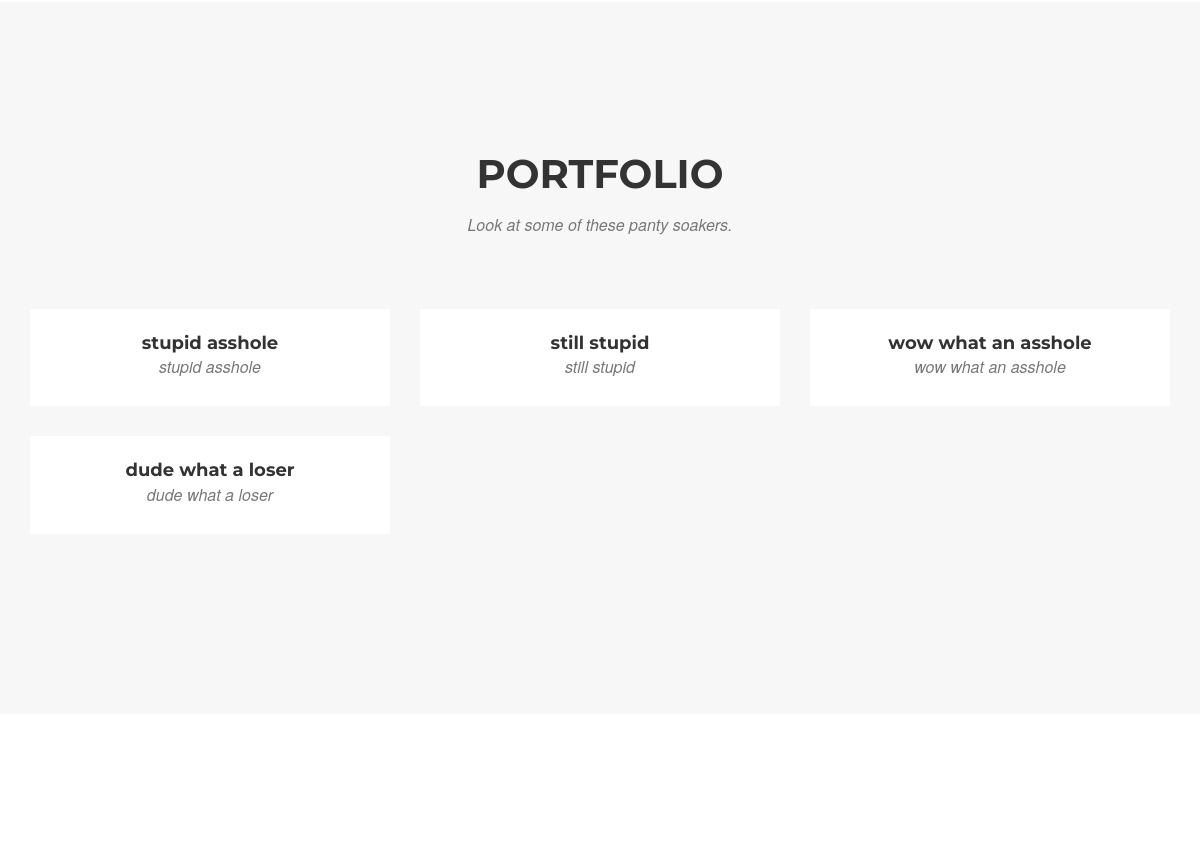
The page /frontPage/ (middle part) on the database as committed earlier.
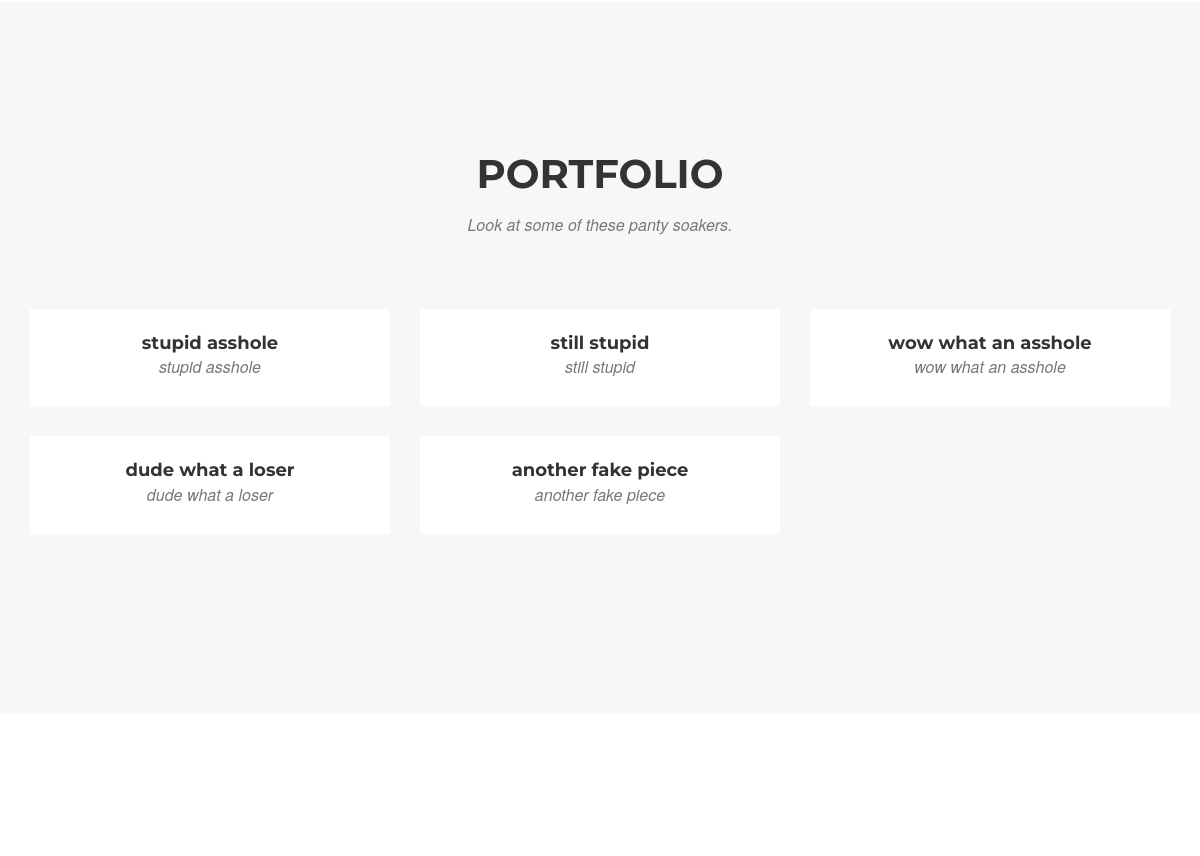
The same page on the database as committed later.
### frontPage/models.py (models this page shows, shortened)
class PortfolioPiece(models.Model):
    name = models.CharField(max_length=128)
    description = models.CharField(max_length=256)
    image = models.ImageField(upload_to='static/img/haydensPortfolioPieces', verbose_name='My Photo', null=True, blank=False)

### frontPage/views.py (the view)
def index(request):
    portfolio_piece_list = PortfolioPiece.objects.all()
    context_dict = {'portfolio_pieces': portfolio_piece_list}
    return render(request, 'frontPage/startbootstrap-agency-1.0.4/index.html', context_dict)

### templates/frontPage/startbootstrap-agency-1.0.4/index.html (shortened to what this page needs)
<!DOCTYPE html>
<html lang="en">
<head>
    {% load static %}
    <link rel="stylesheet" href="{% static "css/bootstrap.min.css" %}" />
    <link rel="stylesheet" href="{% static "css/agency.css" %}" />
    <link href="{% static "font-awesome/css/font-awesome.min.css" %}" rel="stylesheet" type="text/css">
</head>
<body id="page-top" class="index">
    <section id="portfolio" class="bg-light-gray">
        <div class="container">
            <div class="row">
                <div class="col-lg-12 text-center">
                    <h2 class="section-heading">Portfolio</h2>
                    <h3 class="section-subheading text-muted">Look at some of these panty soakers.</h3>
                </div>
            </div>
            {% if portfolio_pieces %}
            <div class="row">
            {% for PortfolioPiece in portfolio_pieces %}
                <div class="col-md-4 col-sm-6 portfolio-item">
                    <div class="portfolio-caption">
                        <h4>{{ PortfolioPiece.name }}</h4>
                        <p class="text-muted">{{ PortfolioPiece.name }}</p>
                    </div>
                </div>
            {% endfor %}
            </div>
            {% endif %}
            </div>
    </section>
    <section id="about">
    </section>
</body>
</html>

Rows that differ between the two databases and show on the page:
added PortfolioPiece: name "another fake piece"
